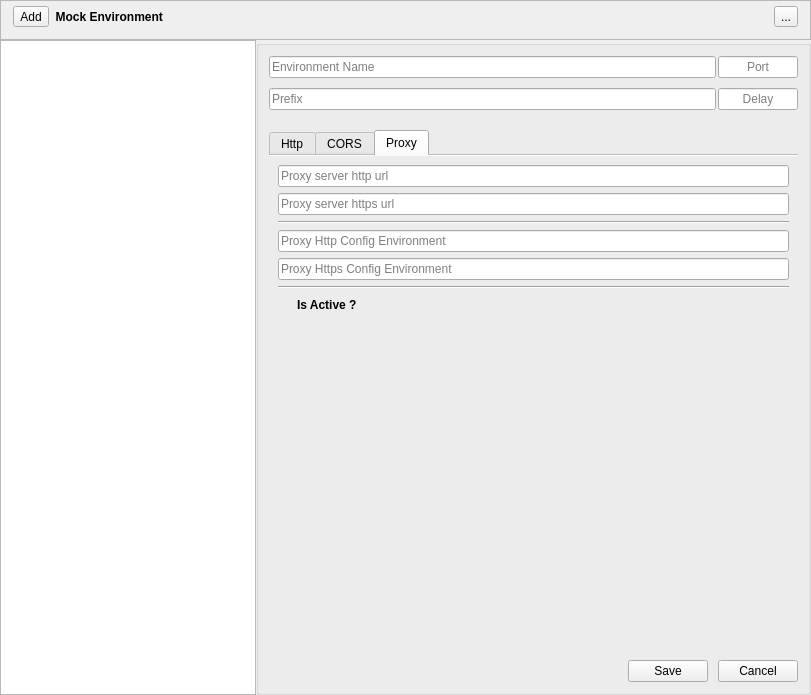
<?xml version="1.0" encoding="UTF-8"?>
<ui version="4.0">
 <class>Form</class>
 <widget class="QWidget" name="Form">
  <property name="geometry">
   <rect>
    <x>0</x>
    <y>0</y>
    <width>811</width>
    <height>695</height>
   </rect>
  </property>
  <property name="windowTitle">
   <string>Mock Environment</string>
  </property>
  <layout class="QVBoxLayout" name="verticalLayout_2">
   <property name="spacing">
    <number>0</number>
   </property>
   <property name="leftMargin">
    <number>0</number>
   </property>
   <property name="topMargin">
    <number>0</number>
   </property>
   <property name="rightMargin">
    <number>0</number>
   </property>
   <property name="bottomMargin">
    <number>0</number>
   </property>
   <item>
    <layout class="QVBoxLayout" name="verticalLayout">
     <item>
      <widget class="QFrame" name="mockenvtitlebar">
       <property name="frameShape">
        <enum>QFrame::StyledPanel</enum>
       </property>
       <property name="frameShadow">
        <enum>QFrame::Raised</enum>
       </property>
       <layout class="QHBoxLayout" name="horizontalLayout_7">
        <property name="spacing">
         <number>0</number>
        </property>
        <property name="leftMargin">
         <number>12</number>
        </property>
        <property name="topMargin">
         <number>5</number>
        </property>
        <property name="rightMargin">
         <number>12</number>
        </property>
        <property name="bottomMargin">
         <number>12</number>
        </property>
        <item>
         <widget class="QToolButton" name="mock_env_add_btn">
          <property name="toolTip">
           <string>Add new mock</string>
          </property>
          <property name="toolTipDuration">
           <number>0</number>
          </property>
          <property name="text">
           <string>Add</string>
          </property>
          <property name="icon">
           <iconset>
            <normaloff>../assets/images/icons/add.ico</normaloff>../assets/images/icons/add.ico</iconset>
          </property>
          <property name="iconSize">
           <size>
            <width>25</width>
            <height>25</height>
           </size>
          </property>
         </widget>
        </item>
        <item>
         <widget class="QLabel" name="label_3">
          <property name="styleSheet">
           <string notr="true">font-weight: bold;</string>
          </property>
          <property name="text">
           <string>  Mock Environment</string>
          </property>
         </widget>
        </item>
        <item>
         <widget class="QToolButton" name="mock_env_close_btn">
          <property name="text">
           <string>...</string>
          </property>
          <property name="icon">
           <iconset>
            <normaloff>../assets/images/icons/close.ico</normaloff>../assets/images/icons/close.ico</iconset>
          </property>
         </widget>
        </item>
       </layout>
      </widget>
     </item>
     <item>
      <layout class="QHBoxLayout" name="horizontalLayout" stretch="0,1">
       <property name="spacing">
        <number>0</number>
       </property>
       <item>
        <widget class="QListWidget" name="mock_env_list">
         <property name="sizePolicy">
          <sizepolicy hsizetype="Expanding" vsizetype="Expanding">
           <horstretch>0</horstretch>
           <verstretch>0</verstretch>
          </sizepolicy>
         </property>
        </widget>
       </item>
       <item>
        <widget class="QFrame" name="frame">
         <property name="frameShape">
          <enum>QFrame::NoFrame</enum>
         </property>
         <property name="frameShadow">
          <enum>QFrame::Raised</enum>
         </property>
         <property name="lineWidth">
          <number>0</number>
         </property>
         <layout class="QVBoxLayout" name="verticalLayout_4" stretch="0">
          <property name="spacing">
           <number>0</number>
          </property>
          <property name="leftMargin">
           <number>0</number>
          </property>
          <property name="topMargin">
           <number>0</number>
          </property>
          <property name="rightMargin">
           <number>0</number>
          </property>
          <property name="bottomMargin">
           <number>0</number>
          </property>
          <item>
           <widget class="QGroupBox" name="groupBox">
            <property name="title">
             <string/>
            </property>
            <layout class="QVBoxLayout" name="verticalLayout_5" stretch="0,0,0,0">
             <property name="spacing">
              <number>10</number>
             </property>
             <property name="leftMargin">
              <number>10</number>
             </property>
             <property name="topMargin">
              <number>10</number>
             </property>
             <property name="rightMargin">
              <number>10</number>
             </property>
             <property name="bottomMargin">
              <number>10</number>
             </property>
             <item>
              <layout class="QHBoxLayout" name="horizontalLayout_2">
               <property name="spacing">
                <number>2</number>
               </property>
               <item>
                <widget class="QLineEdit" name="mock_env_name_input">
                 <property name="sizePolicy">
                  <sizepolicy hsizetype="Expanding" vsizetype="Fixed">
                   <horstretch>0</horstretch>
                   <verstretch>0</verstretch>
                  </sizepolicy>
                 </property>
                 <property name="minimumSize">
                  <size>
                   <width>0</width>
                   <height>0</height>
                  </size>
                 </property>
                 <property name="maximumSize">
                  <size>
                   <width>500</width>
                   <height>16777215</height>
                  </size>
                 </property>
                 <property name="placeholderText">
                  <string>Environment Name</string>
                 </property>
                 <property name="clearButtonEnabled">
                  <bool>true</bool>
                 </property>
                </widget>
               </item>
               <item>
                <widget class="QLineEdit" name="mock_env_port_input">
                 <property name="sizePolicy">
                  <sizepolicy hsizetype="Expanding" vsizetype="Fixed">
                   <horstretch>0</horstretch>
                   <verstretch>0</verstretch>
                  </sizepolicy>
                 </property>
                 <property name="minimumSize">
                  <size>
                   <width>80</width>
                   <height>0</height>
                  </size>
                 </property>
                 <property name="maximumSize">
                  <size>
                   <width>80</width>
                   <height>16777215</height>
                  </size>
                 </property>
                 <property name="layoutDirection">
                  <enum>Qt::LeftToRight</enum>
                 </property>
                 <property name="text">
                  <string/>
                 </property>
                 <property name="alignment">
                  <set>Qt::AlignCenter</set>
                 </property>
                 <property name="placeholderText">
                  <string>Port</string>
                 </property>
                </widget>
               </item>
              </layout>
             </item>
             <item>
              <layout class="QVBoxLayout" name="verticalLayout_6">
               <property name="bottomMargin">
                <number>10</number>
               </property>
               <item>
                <layout class="QHBoxLayout" name="horizontalLayout_8" stretch="1,0">
                 <property name="spacing">
                  <number>2</number>
                 </property>
                 <item>
                  <widget class="QLineEdit" name="mock_env_prefix_input">
                   <property name="placeholderText">
                    <string>Prefix</string>
                   </property>
                  </widget>
                 </item>
                 <item>
                  <widget class="QLineEdit" name="mock_env_delay_input">
                   <property name="maximumSize">
                    <size>
                     <width>80</width>
                     <height>16777215</height>
                    </size>
                   </property>
                   <property name="toolTip">
                    <string>Global response delay</string>
                   </property>
                   <property name="inputMask">
                    <string/>
                   </property>
                   <property name="alignment">
                    <set>Qt::AlignCenter</set>
                   </property>
                   <property name="placeholderText">
                    <string>Delay</string>
                   </property>
                  </widget>
                 </item>
                </layout>
               </item>
              </layout>
             </item>
             <item>
              <widget class="QTabWidget" name="mock_env_proxy_https_env_input">
               <property name="layoutDirection">
                <enum>Qt::LeftToRight</enum>
               </property>
               <property name="tabPosition">
                <enum>QTabWidget::North</enum>
               </property>
               <property name="tabShape">
                <enum>QTabWidget::Rounded</enum>
               </property>
               <property name="currentIndex">
                <number>2</number>
               </property>
               <property name="usesScrollButtons">
                <bool>true</bool>
               </property>
               <property name="documentMode">
                <bool>true</bool>
               </property>
               <widget class="QWidget" name="mockEnvHttpTab">
                <property name="styleSheet">
                 <string notr="true"/>
                </property>
                <attribute name="title">
                 <string>Http</string>
                </attribute>
                <layout class="QVBoxLayout" name="verticalLayout_3">
                 <property name="spacing">
                  <number>10</number>
                 </property>
                 <property name="leftMargin">
                  <number>10</number>
                 </property>
                 <property name="topMargin">
                  <number>0</number>
                 </property>
                 <property name="rightMargin">
                  <number>10</number>
                 </property>
                 <property name="bottomMargin">
                  <number>0</number>
                 </property>
                 <item>
                  <layout class="QHBoxLayout" name="horizontalLayout_5" stretch="0">
                   <property name="spacing">
                    <number>0</number>
                   </property>
                   <property name="topMargin">
                    <number>10</number>
                   </property>
                   <item>
                    <widget class="QLabel" name="label">
                     <property name="styleSheet">
                      <string notr="true">background: transparent;
font-weight: bold;
font-size: 14px;</string>
                     </property>
                     <property name="text">
                      <string>Configure SSL</string>
                     </property>
                    </widget>
                   </item>
                  </layout>
                 </item>
                 <item>
                  <layout class="QHBoxLayout" name="horizontalLayout_3">
                   <item>
                    <widget class="QLineEdit" name="mock_env_ssl_key_input">
                     <property name="enabled">
                      <bool>true</bool>
                     </property>
                     <property name="readOnly">
                      <bool>false</bool>
                     </property>
                     <property name="placeholderText">
                      <string>SSL Key file location</string>
                     </property>
                     <property name="clearButtonEnabled">
                      <bool>true</bool>
                     </property>
                    </widget>
                   </item>
                   <item>
                    <widget class="QToolButton" name="mock_env_ssl_key_btn">
                     <property name="styleSheet">
                      <string notr="true">background: transparent;</string>
                     </property>
                     <property name="text">
                      <string>...</string>
                     </property>
                     <property name="icon">
                      <iconset>
                       <normaloff>../assets/images/icons/file.png</normaloff>../assets/images/icons/file.png</iconset>
                     </property>
                    </widget>
                   </item>
                  </layout>
                 </item>
                 <item>
                  <layout class="QHBoxLayout" name="horizontalLayout_4">
                   <item>
                    <widget class="QLineEdit" name="mock_env_ssl_cert_input">
                     <property name="enabled">
                      <bool>true</bool>
                     </property>
                     <property name="readOnly">
                      <bool>false</bool>
                     </property>
                     <property name="placeholderText">
                      <string>SSL Certificate file location</string>
                     </property>
                     <property name="clearButtonEnabled">
                      <bool>true</bool>
                     </property>
                    </widget>
                   </item>
                   <item>
                    <widget class="QToolButton" name="mock_env_ssl_cert_btn">
                     <property name="styleSheet">
                      <string notr="true">background: transparent;</string>
                     </property>
                     <property name="text">
                      <string>...</string>
                     </property>
                     <property name="icon">
                      <iconset>
                       <normaloff>../assets/images/icons/file.png</normaloff>../assets/images/icons/file.png</iconset>
                     </property>
                    </widget>
                   </item>
                  </layout>
                 </item>
                 <item>
                  <widget class="Line" name="line">
                   <property name="orientation">
                    <enum>Qt::Horizontal</enum>
                   </property>
                  </widget>
                 </item>
                 <item>
                  <widget class="QCheckBox" name="mock_env_https_status">
                   <property name="sizePolicy">
                    <sizepolicy hsizetype="Fixed" vsizetype="Fixed">
                     <horstretch>0</horstretch>
                     <verstretch>0</verstretch>
                    </sizepolicy>
                   </property>
                   <property name="toolTip">
                    <string>Status ( Has to be check to use HTTPS )</string>
                   </property>
                   <property name="layoutDirection">
                    <enum>Qt::LeftToRight</enum>
                   </property>
                   <property name="styleSheet">
                    <string notr="true">background: transparent;
font-weight: bold;</string>
                   </property>
                   <property name="text">
                    <string>Is Active</string>
                   </property>
                  </widget>
                 </item>
                 <item>
                  <widget class="Line" name="line_2">
                   <property name="orientation">
                    <enum>Qt::Horizontal</enum>
                   </property>
                  </widget>
                 </item>
                 <item>
                  <widget class="QCheckBox" name="mock_env_default_ssl_status">
                   <property name="sizePolicy">
                    <sizepolicy hsizetype="Expanding" vsizetype="Fixed">
                     <horstretch>0</horstretch>
                     <verstretch>0</verstretch>
                    </sizepolicy>
                   </property>
                   <property name="toolTip">
                    <string>Check if you like to load your own SSL</string>
                   </property>
                   <property name="layoutDirection">
                    <enum>Qt::LeftToRight</enum>
                   </property>
                   <property name="styleSheet">
                    <string notr="true">background: transparent;
font-weight: bold;</string>
                   </property>
                   <property name="text">
                    <string>Use default certificate</string>
                   </property>
                  </widget>
                 </item>
                 <item>
                  <widget class="Line" name="line_4">
                   <property name="orientation">
                    <enum>Qt::Horizontal</enum>
                   </property>
                  </widget>
                 </item>
                 <item>
                  <widget class="QPushButton" name="mock_env_cert_download_btn">
                   <property name="sizePolicy">
                    <sizepolicy hsizetype="Fixed" vsizetype="Fixed">
                     <horstretch>0</horstretch>
                     <verstretch>0</verstretch>
                    </sizepolicy>
                   </property>
                   <property name="toolTip">
                    <string>Download SwaVan SSL and mark as trusted</string>
                   </property>
                   <property name="text">
                    <string> Defaut Certificate </string>
                   </property>
                  </widget>
                 </item>
                 <item>
                  <spacer name="verticalSpacer_2">
                   <property name="orientation">
                    <enum>Qt::Vertical</enum>
                   </property>
                   <property name="sizeHint" stdset="0">
                    <size>
                     <width>20</width>
                     <height>40</height>
                    </size>
                   </property>
                  </spacer>
                 </item>
                </layout>
               </widget>
               <widget class="QWidget" name="mockEnvCorsTab">
                <property name="styleSheet">
                 <string notr="true"/>
                </property>
                <attribute name="title">
                 <string>CORS</string>
                </attribute>
                <layout class="QVBoxLayout" name="verticalLayout_4">
                 <property name="spacing">
                  <number>10</number>
                 </property>
                 <property name="leftMargin">
                  <number>10</number>
                 </property>
                 <property name="topMargin">
                  <number>10</number>
                 </property>
                 <property name="rightMargin">
                  <number>10</number>
                 </property>
                 <property name="bottomMargin">
                  <number>10</number>
                 </property>
                 <item>
                  <widget class="QTableWidget" name="mock_env_cors_headers">
                   <property name="styleSheet">
                    <string notr="true"/>
                   </property>
                   <property name="verticalScrollBarPolicy">
                    <enum>Qt::ScrollBarAlwaysOff</enum>
                   </property>
                   <property name="horizontalScrollBarPolicy">
                    <enum>Qt::ScrollBarAlwaysOff</enum>
                   </property>
                   <property name="showGrid">
                    <bool>false</bool>
                   </property>
                   <property name="cornerButtonEnabled">
                    <bool>false</bool>
                   </property>
                   <attribute name="horizontalHeaderVisible">
                    <bool>false</bool>
                   </attribute>
                   <attribute name="horizontalHeaderCascadingSectionResizes">
                    <bool>true</bool>
                   </attribute>
                   <attribute name="horizontalHeaderDefaultSectionSize">
                    <number>30</number>
                   </attribute>
                   <attribute name="horizontalHeaderHighlightSections">
                    <bool>true</bool>
                   </attribute>
                   <attribute name="verticalHeaderVisible">
                    <bool>false</bool>
                   </attribute>
                   <attribute name="verticalHeaderMinimumSectionSize">
                    <number>36</number>
                   </attribute>
                   <attribute name="verticalHeaderHighlightSections">
                    <bool>false</bool>
                   </attribute>
                   <column>
                    <property name="text">
                     <string>New Column</string>
                    </property>
                   </column>
                   <column>
                    <property name="text">
                     <string>Value</string>
                    </property>
                   </column>
                   <column>
                    <property name="text">
                     <string/>
                    </property>
                   </column>
                  </widget>
                 </item>
                 <item>
                  <widget class="QPushButton" name="add_mock_env_cors_btn">
                   <property name="sizePolicy">
                    <sizepolicy hsizetype="Fixed" vsizetype="Fixed">
                     <horstretch>0</horstretch>
                     <verstretch>0</verstretch>
                    </sizepolicy>
                   </property>
                   <property name="text">
                    <string>Add CORS</string>
                   </property>
                  </widget>
                 </item>
                 <item>
                  <widget class="QCheckBox" name="mock_env_cors_status">
                   <property name="layoutDirection">
                    <enum>Qt::LeftToRight</enum>
                   </property>
                   <property name="styleSheet">
                    <string notr="true">background: transparent;
font-weight: bold;</string>
                   </property>
                   <property name="text">
                    <string>Is Active</string>
                   </property>
                  </widget>
                 </item>
                </layout>
               </widget>
               <widget class="QWidget" name="mockEnvProxyTab">
                <attribute name="title">
                 <string>Proxy</string>
                </attribute>
                <layout class="QVBoxLayout" name="verticalLayout_5">
                 <item>
                  <widget class="QLineEdit" name="mock_env_proxy_http_input">
                   <property name="placeholderText">
                    <string>Proxy server http url</string>
                   </property>
                  </widget>
                 </item>
                 <item>
                  <widget class="QLineEdit" name="mock_env_proxy_https_input">
                   <property name="placeholderText">
                    <string>Proxy server https url</string>
                   </property>
                  </widget>
                 </item>
                 <item>
                  <widget class="Line" name="line_3">
                   <property name="orientation">
                    <enum>Qt::Horizontal</enum>
                   </property>
                  </widget>
                 </item>
                 <item>
                  <widget class="QLineEdit" name="mock_proxy_http_env_input">
                   <property name="toolTip">
                    <string>Username stored in memory only</string>
                   </property>
                   <property name="placeholderText">
                    <string>Proxy Http Config Environment</string>
                   </property>
                  </widget>
                 </item>
                 <item>
                  <widget class="QLineEdit" name="mock_proxy_https_env_input">
                   <property name="toolTip">
                    <string>Passowrd store in memory only</string>
                   </property>
                   <property name="echoMode">
                    <enum>QLineEdit::Normal</enum>
                   </property>
                   <property name="placeholderText">
                    <string>Proxy Https Config Environment</string>
                   </property>
                  </widget>
                 </item>
                 <item>
                  <layout class="QVBoxLayout" name="verticalLayout_7">
                   <item>
                    <widget class="Line" name="line_5">
                     <property name="orientation">
                      <enum>Qt::Horizontal</enum>
                     </property>
                    </widget>
                   </item>
                  </layout>
                 </item>
                 <item>
                  <widget class="QCheckBox" name="mock_env_proxy_status">
                   <property name="styleSheet">
                    <string notr="true">background: transparent;
font-weight: bold;</string>
                   </property>
                   <property name="text">
                    <string>Is Active ?</string>
                   </property>
                  </widget>
                 </item>
                 <item>
                  <spacer name="verticalSpacer">
                   <property name="orientation">
                    <enum>Qt::Vertical</enum>
                   </property>
                   <property name="sizeHint" stdset="0">
                    <size>
                     <width>20</width>
                     <height>40</height>
                    </size>
                   </property>
                  </spacer>
                 </item>
                </layout>
               </widget>
              </widget>
             </item>
             <item>
              <layout class="QHBoxLayout" name="horizontalLayout_6">
               <item>
                <spacer name="horizontalSpacer">
                 <property name="orientation">
                  <enum>Qt::Horizontal</enum>
                 </property>
                 <property name="sizeHint" stdset="0">
                  <size>
                   <width>40</width>
                   <height>20</height>
                  </size>
                 </property>
                </spacer>
               </item>
               <item>
                <widget class="QPushButton" name="mock_env_save_btn">
                 <property name="text">
                  <string>Save</string>
                 </property>
                 <property name="icon">
                  <iconset>
                   <normaloff>../assets/images/icons/save.ico</normaloff>../assets/images/icons/save.ico</iconset>
                 </property>
                </widget>
               </item>
               <item>
                <widget class="QPushButton" name="mock_env_cancel_btn">
                 <property name="text">
                  <string>Cancel</string>
                 </property>
                 <property name="icon">
                  <iconset>
                   <normaloff>../assets/images/icons/cancel.ico</normaloff>../assets/images/icons/cancel.ico</iconset>
                 </property>
                </widget>
               </item>
              </layout>
             </item>
            </layout>
           </widget>
          </item>
         </layout>
        </widget>
       </item>
      </layout>
     </item>
    </layout>
   </item>
  </layout>
 </widget>
 <resources/>
 <connections/>
</ui>
